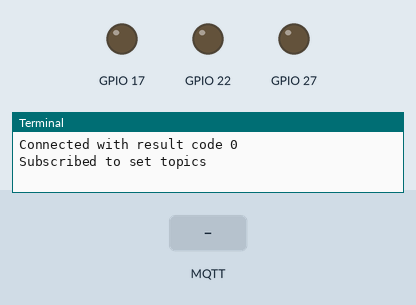
This program was run on a simulated Raspberry Pi (BCM pin numbers). Parts: output pins drawn as LEDs (lit = HIGH), the last lines printed to the terminal. Inputs (shaded band) come from the test bench. No MQTT or app messages arrive unless stated.

Above: at 1.3 s.
1.4 s: MQTT message "ON" arrives on the first subscribed topic
At 2.2 s:
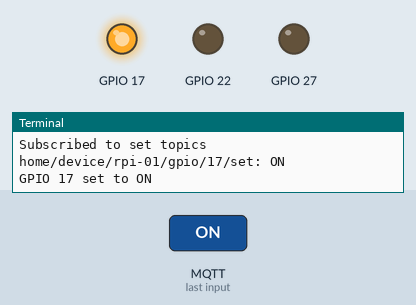
2.9 s: MQTT message "OFF" arrives on the first subscribed topic
At 3.4 s:
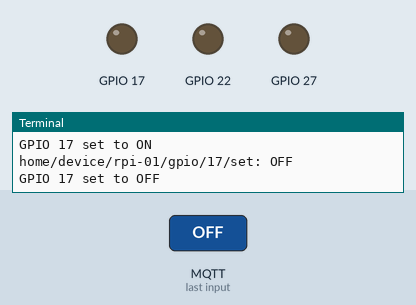
4.4 s: MQTT message "on" arrives on the first subscribed topic
At 5.6 s:
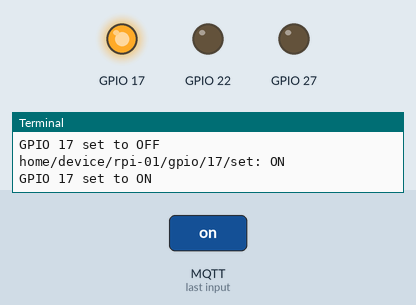
5.9 s: MQTT message "off" arrives on the first subscribed topic
At 6.9 s:
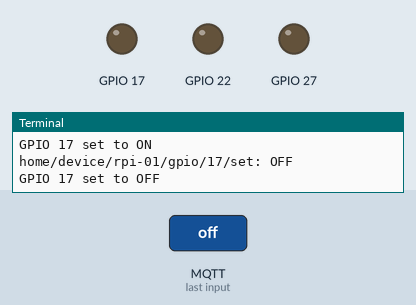
Timing chart, 0 to 8.4 s (numbered marks = the images above; inputs shaded):
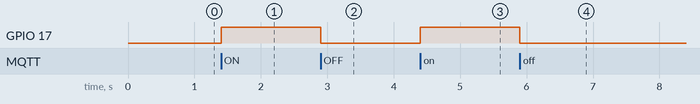

The program:

mqtt_gpio.py
```python
import paho.mqtt.client as mqtt
from gpiozero import LED

# ---------------- GPIO Configuration ----------------
gpio_pins = {
    17: LED(17),
    27: LED(27),
    22: LED(22)
}

# ---------------- MQTT Broker Configuration ----------------
broker = "13.234.21.33"  # আপনার EC2 Public IP
port = 1883

# MQTT Client
client = mqtt.Client("raspberrypi")

# ---------------- Topic Mapping ----------------
# Dashboard JS অনুযায়ী topics
set_topic_map = {
    17: "home/device/rpi-01/gpio/17/set",
    27: "home/device/rpi-01/gpio/27/set",
    22: "home/device/rpi-01/gpio/22/set"
}

state_topic_map = {
    17: "home/device/rpi-01/gpio/17/state",
    27: "home/device/rpi-01/gpio/27/state",
    22: "home/device/rpi-01/gpio/22/state"
}

# ---------------- MQTT Callbacks ----------------
def on_connect(client, userdata, flags, rc):
    print("Connected with result code " + str(rc))
    # সব /set topic subscribe
    for topic in set_topic_map.values():
        client.subscribe(topic)
    print("Subscribed to set topics")

def on_message(client, userdata, msg):
    topic = msg.topic
    payload = msg.payload.decode().upper()
    print(f"{topic}: {payload}")

    # কোন pin এর topic আসছে check
    for pin, t in set_topic_map.items():
        if topic == t:
            if payload == "ON":
                gpio_pins[pin].on()
            elif payload == "OFF":
                gpio_pins[pin].off()
            # Corresponding /state topic publish
            client.publish(state_topic_map[pin], payload)
            print(f"GPIO {pin} set to {payload}")

# ---------------- MQTT Setup ----------------
client.on_connect = on_connect
client.on_message = on_message

client.connect(broker, port, 60)

# ---------------- Main Loop ----------------
try:
    client.loop_forever()
except KeyboardInterrupt:
    for led in gpio_pins.values():
        led.off()
    client.disconnect()
    print("Disconnected cleanly")
```

Measured:
- after the input at 1.4 s, GPIO 17: LOW → HIGH at once
- after the input at 2.9 s, GPIO 17: HIGH → LOW at once
- after the input at 4.4 s, GPIO 17: LOW → HIGH at once
- after the input at 5.9 s, GPIO 17: HIGH → LOW at once
